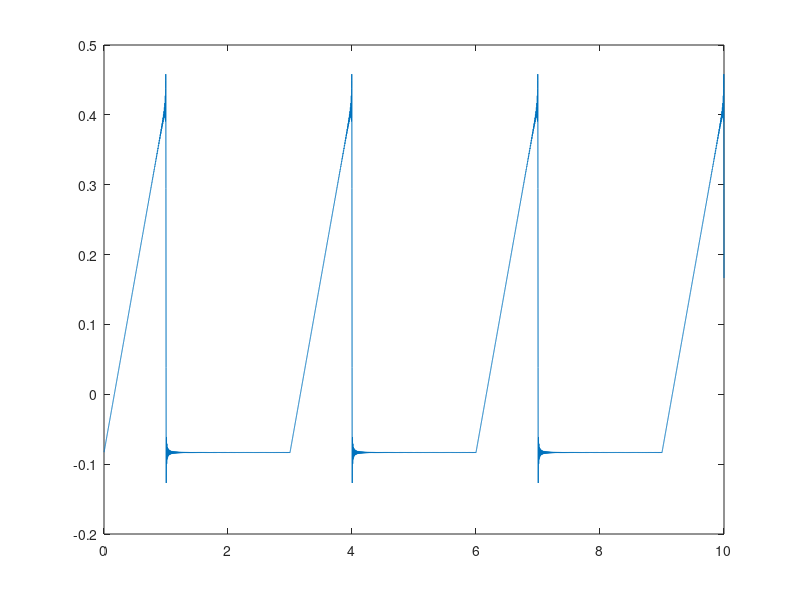

Reproduce this figure in MATLAB.
%Avaliação 4 de Sinais, sinal da página 591, exercício e
%Autor: Lucas Costa Fontes

%Procedimento inicial de qualquer programa .m no Matlab
close all;
clear all;
clc;

%Inicialização do programa
t = 0:0.001:10;
w = (2*pi)./3;
x=0;
n = 0;
amplitude = 1;

%Loop para fazer 400 Harmônicas do sinal
for n = 1:400
    x = x + ((3/(4*(pi^2)*(n^2))).*((exp(-w*j*n)).*(w*j*n+1)-1)).*(exp(w*n*j*t));
end

plot(t,x) %Plotar o gráfico de x em função de t, onde x é uma série exponencial Fourier